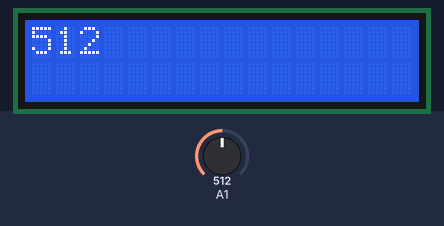
A sketch run on a simulated Arduino Uno, built with avr-gcc and run on an emulated ATmega328P. Shown: 16×2 character LCD. Inputs (shaded band) come from the test bench; at power-on: A1 = 512.

Above: at 1.2 s.
1.3 s: A1 set to 716
At 3.1 s:
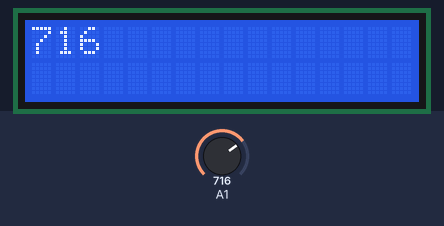
3.5 s: A1 set to 900
At 4.8 s:
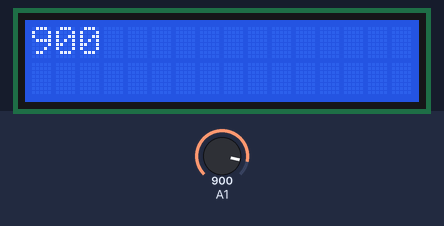
5.5 s: A1 set to 1023
At 6.6 s:
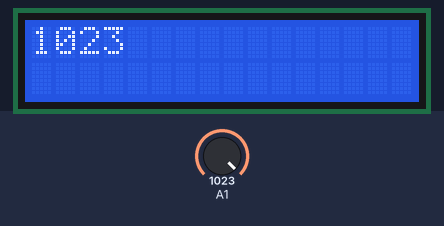
Timing chart, 0 to 8.5 s (numbered marks = the images above; inputs shaded):
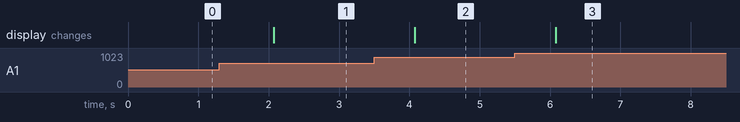

The sketch:

soil_moisture_sensor.ino
```cpp
#include<LiquidCrystal.h>
LiquidCrystal lcd(13,12,8,7,4,2);
void setup ()
{
  pinMode(A1, INPUT);
  lcd.begin(16,2);
}

void loop ()
{
  int a = analogRead(A1);
  lcd.clear();
  lcd.print(a);
  delay(1000);
}
```

Measured:
- after the input at 1.3 s, the display: changes after 0.77 s (image 1)
- after the input at 3.5 s, the display: changes after 0.58 s (image 2)
- after the input at 5.5 s, the display: changes after 0.58 s (image 3)
